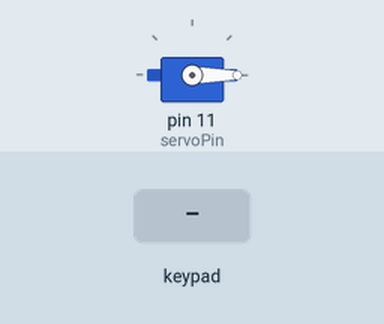
Recording of a sketch running on a simulated Arduino Uno, built with avr-gcc and run on an emulated ATmega328P. Parts: servo. The test bench sets the inputs (shaded band). What the sketch prints to the serial monitor is not drawn.

Above: at 1.2 s.
1.3 s: keypad keys 1 4 6 7 # pressed 0.4 s apart
At 4.1 s:
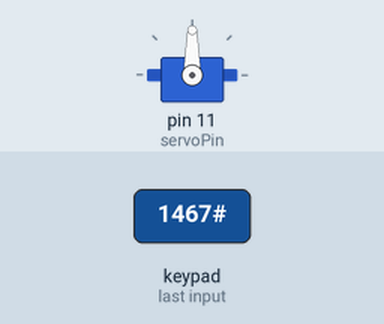
4.8 s: key 'A' pressed
7.8 s: key 'B' pressed
9.4 s: keypad keys 1 4 6 7 * pressed 0.4 s apart
12.9 s: key 'C' pressed
14.4 s: keypad keys 1 4 6 7 A pressed 0.4 s apart
Timing chart, 0 to 17.4 s (numbered marks = the images above; inputs shaded):
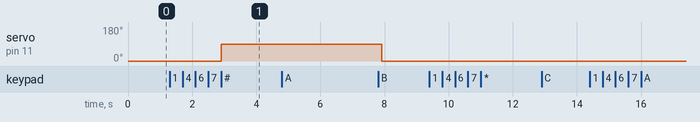

The sketch:

sketch_feb16a.ino
```cpp
#include <Keypad.h>
#include <Servo.h>

// Keypad setup
const byte ROWS = 4; // Four rows
const byte COLS = 4; // Four columns
char keys[ROWS][COLS] = {
  {'1', '2', '3', 'A'},
  {'4', '5', '6', 'B'},
  {'7', '8', '9', 'C'},
  {'*', '0', '#', 'D'}
};
byte rowPins[ROWS] = {2, 3, 4, 5}; // Connect to the row pinouts of the keypad
byte colPins[COLS] = {6, 7, 8, 9}; // Connect to the column pinouts of the keypad
Keypad keypad = Keypad(makeKeymap(keys), rowPins, colPins, ROWS, COLS);

// Servo setup
Servo servo;
const int servoPin = 11;
const int lockedPos = 0; // Position when door is locked
const int unlockedPos = 90; // Position when door is unlocked

// Password setup
String password = "1467";
String inputPassword;

void setup() {
  Serial.begin(9600);
  servo.attach(servoPin);
  lockDoor();
}

void loop() {
  char key = keypad.getKey();
  if (key) {
    Serial.print(key);
    if (key == '#') {
      if (inputPassword == password) {
        Serial.println("Password correct"); // Debugging statement
        unlockDoor();
        delay(5000); // Door stays unlocked for 5 seconds
        lockDoor();
      } else {
        Serial.println("Password incorrect"); // Debugging statement
      }
      inputPassword = ""; // Clear input
    } else if (key == '*') {
      inputPassword = ""; // Clear input
    } else {
      inputPassword += key;
    }
  }
}

void lockDoor() {
  servo.write(lockedPos);
  Serial.println("Door locked.");
}

void unlockDoor() {
  servo.write(unlockedPos);
  Serial.println("Door unlocked.");
}
```

Measured:
- after the input at 1.3 s, servo on pin 11 (servoPin): 0° → 90° after 1.6 s
- after the input at 4.8 s, every drawn part: stays the same
- after the input at 9.4 s, every drawn part: stays the same
- after the input at 12.9 s, every drawn part: stays the same
- after the input at 14.4 s, every drawn part: stays the same
